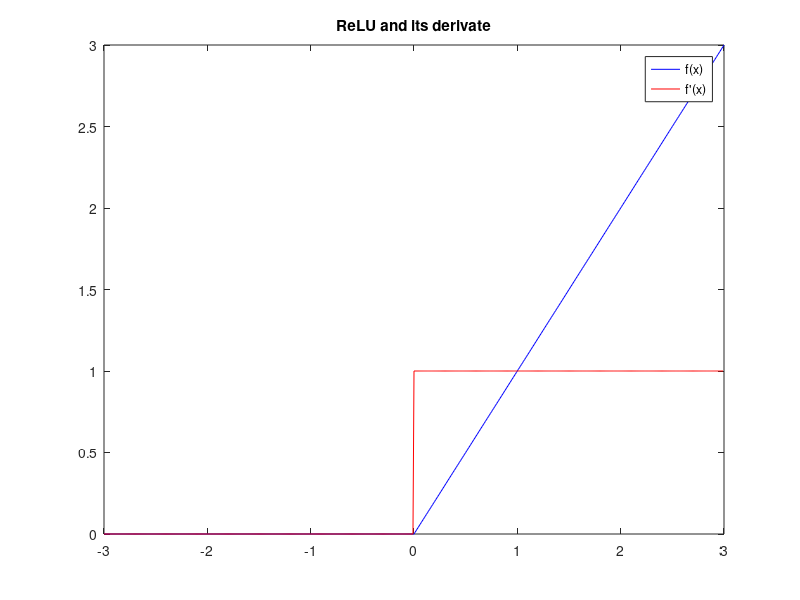

MATLAB code for this plot:
%{
    Script to plot RELU
    Oyashi
    04/15/2017
%}

limit = 0.01;               % step size
range = 3;                  % range
X = -range:limit:range;     % domain
f = max(0, X);              % ReLU function
Y = diff(f)/limit;          % first derivative
plot(X,f,'b', X(:,1:length(Y)),Y,'r')   %graph plot
legend('f(x)', 'f''(x)')                % legend
title('ReLU and its derivate')          % title